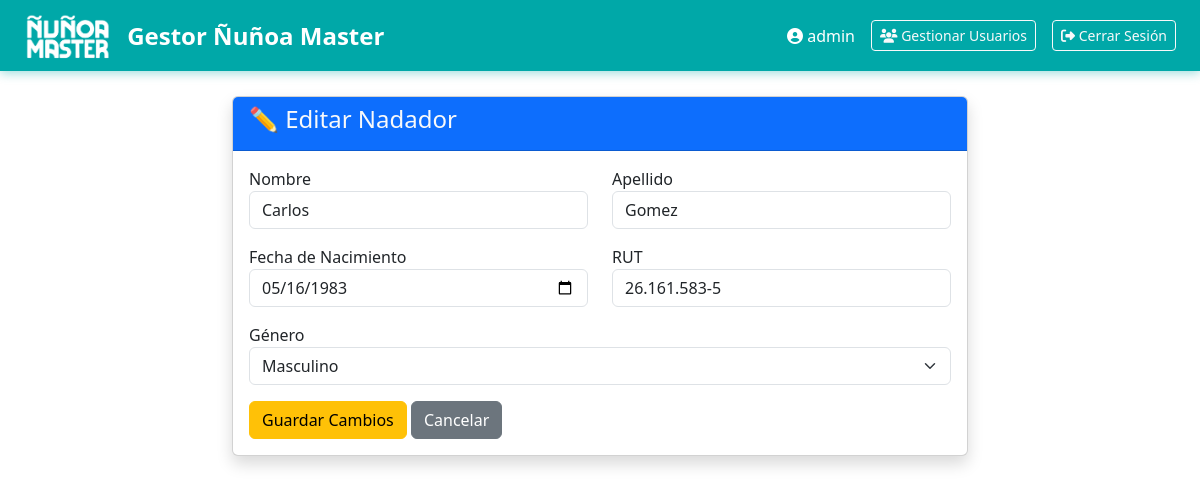
The app's page /nadador/1/editar (signed in) with its own data.
### tables this page shows
CREATE TABLE nadadores (
                id INTEGER PRIMARY KEY AUTOINCREMENT,
                nombre TEXT NOT NULL,
                apellido TEXT NOT NULL,
                fecha_nacimiento DATE NOT NULL,
                rut TEXT UNIQUE,
                genero TEXT,
                categoria_master TEXT,
                created_at TEXT DEFAULT CURRENT_TIMESTAMP
            );

### app.py (the view, shortened to what this page needs)
@app.route('/nadador/<int:nadador_id>/editar', methods=['GET', 'POST'])
@login_required
@editor_required
def editar_nadador(nadador_id):
    nadador = gestor_nadadores.obtener_nadador(nadador_id)
    if not nadador:
        flash('Nadador no encontrado', 'danger')
        return redirect(url_for('nadadores'))
    return render_template('editar_nadador.html', nadador=nadador)

### app.py (called while the page is built)
def login_required(f):
    @wraps(f)
    def decorated_function(*args, **kwargs):
        if 'user_id' not in session:
            flash('Debes iniciar sesión', 'danger')
            return redirect(url_for('login'))
        return f(*args, **kwargs)
    return decorated_function

def editor_required(f):
    @wraps(f)
    def decorated_function(*args, **kwargs):
        if session.get('rol') not in ['admin', 'editor']:
            flash('No tienes permisos para editar', 'danger')
            return redirect(request.referrer or url_for('index'))
        return f(*args, **kwargs)
    return decorated_function

### gestor_nadadores.py (called while the page is built)
    def obtener_nadador(self, nadador_id):
        cursor = self.conn.execute('SELECT * FROM nadadores WHERE id = ?', (nadador_id,))
        row = cursor.fetchone()
        return dict(row) if row else None

### templates/editar_nadador.html (shortened to what this page needs)
{% extends 'base.html' %}
{% block content %}
<div class="row justify-content-center">
    <div class="col-lg-8">
        <div class="card shadow">
            <div class="card-header bg-primary text-light">
                <h4>✏️ Editar Nadador</h4>
            </div>
            <div class="card-body">
                <form method="POST">
                    <div class="row">
                        <div class="col-md-6 mb-3">
                            <label>Nombre</label>
                            <input type="text" name="nombre" value="{{ nadador.nombre }}" class="form-control" required>
                        </div>
                        <div class="col-md-6 mb-3">
                            <label>Apellido</label>
                            <input type="text" name="apellido" value="{{ nadador.apellido }}" class="form-control" required>
                        </div>
                    </div>
                    <div class="row">
                        <div class="col-md-6 mb-3">
                            <label>Fecha de Nacimiento</label>
                            <input type="date" name="fecha_nacimiento" value="{{ nadador.fecha_nacimiento }}" class="form-control" required>
                        </div>
                        <div class="col-md-6 mb-3">
                            <label>RUT</label>
                            <input type="text" name="rut" value="{{ nadador.rut or '' }}" class="form-control">
                        </div>
                    </div>
                    <div class="mb-3">
                        <label>Género</label>
                        <select name="genero" class="form-select">
                            <option value="Masculino" {{ 'selected' if nadador.genero == 'Masculino' }}>Masculino</option>
                        </select>
                    </div>
                    <button type="submit" class="btn btn-warning">Guardar Cambios</button>
                    <a href="/nadadores" class="btn btn-secondary">Cancelar</a>
                </form>
            </div>
        </div>
    </div>
</div>
{% endblock %}

### records on screen
nadadores: nombre "Carlos", apellido "Gomez", fecha_nacimiento "05/16/1983", rut "26.161.583-5"

### other values on screen
{{ session.username }} "admin"
